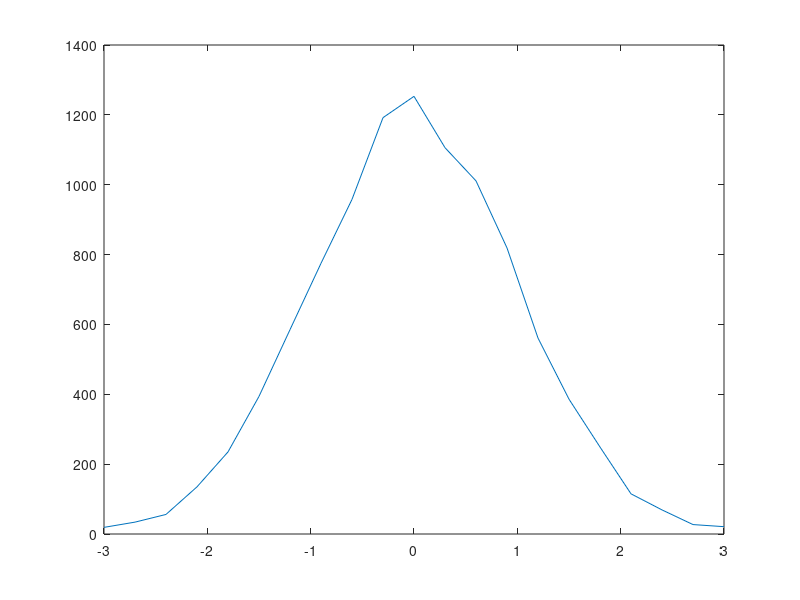

Write the MATLAB code that produced this figure.
close all; clc; clear all;
# Generate Gaussian Noise
noise = randn([1 10000]); # with parameters, [1 5] is 1 row 5 colums.
#disp(noise);
#[n, x] = hist(noise, [-3 -2 -1 0 1 2 3]);
[n, x] = hist(noise, linspace(-3, 3, 21)); #using linear spacing for a range of -3 to 3 in 7 increments. Use odd numbers to dilpay the zero
disp([x; n]);# prove the normal distribution by displaying the bin center and the data in the bins
plot (x, n);
# other random functions are avaible in octave. rand; randi; randn
# noise = randn(size(im)).*sigma => sigma is used to amplify the noise
